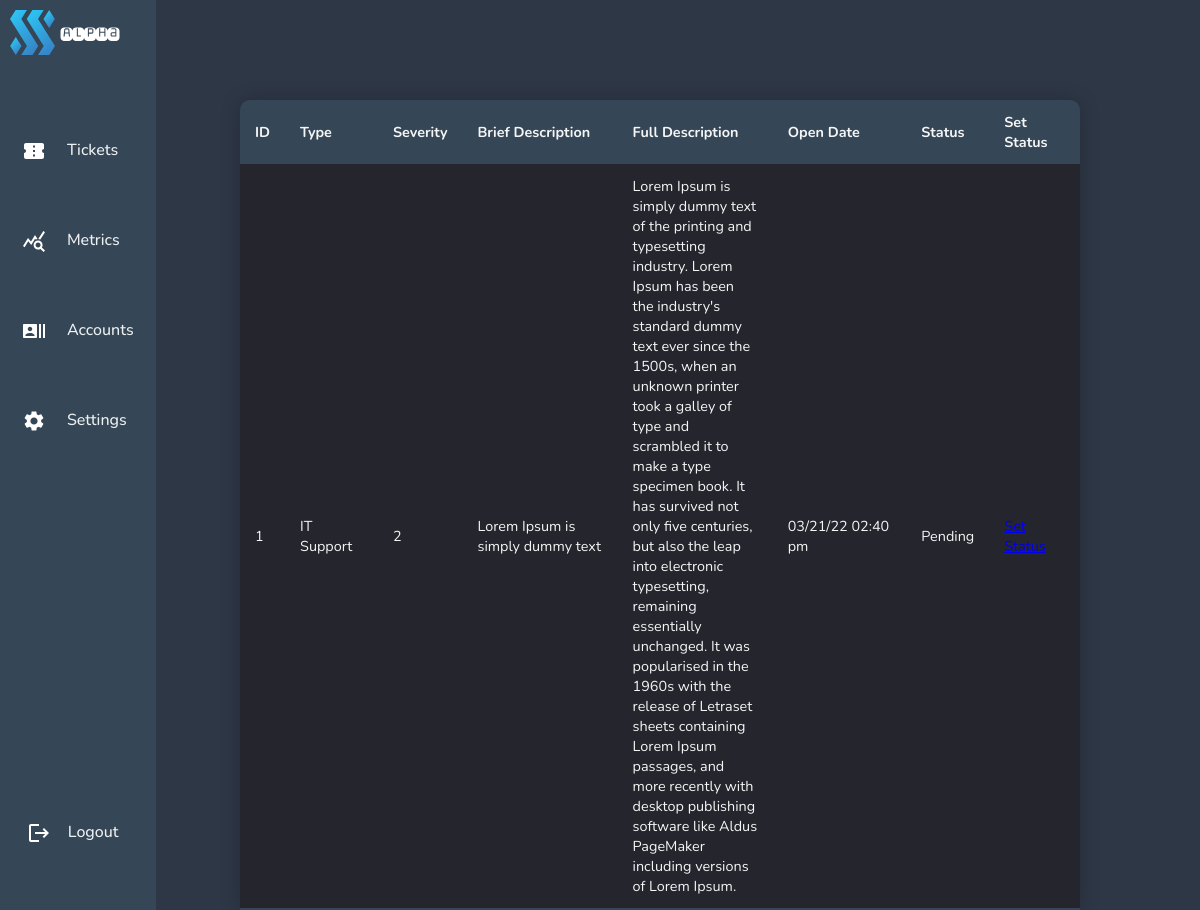
Page /pages/admin-select-ticket.php?id=1 on the earlier database version.
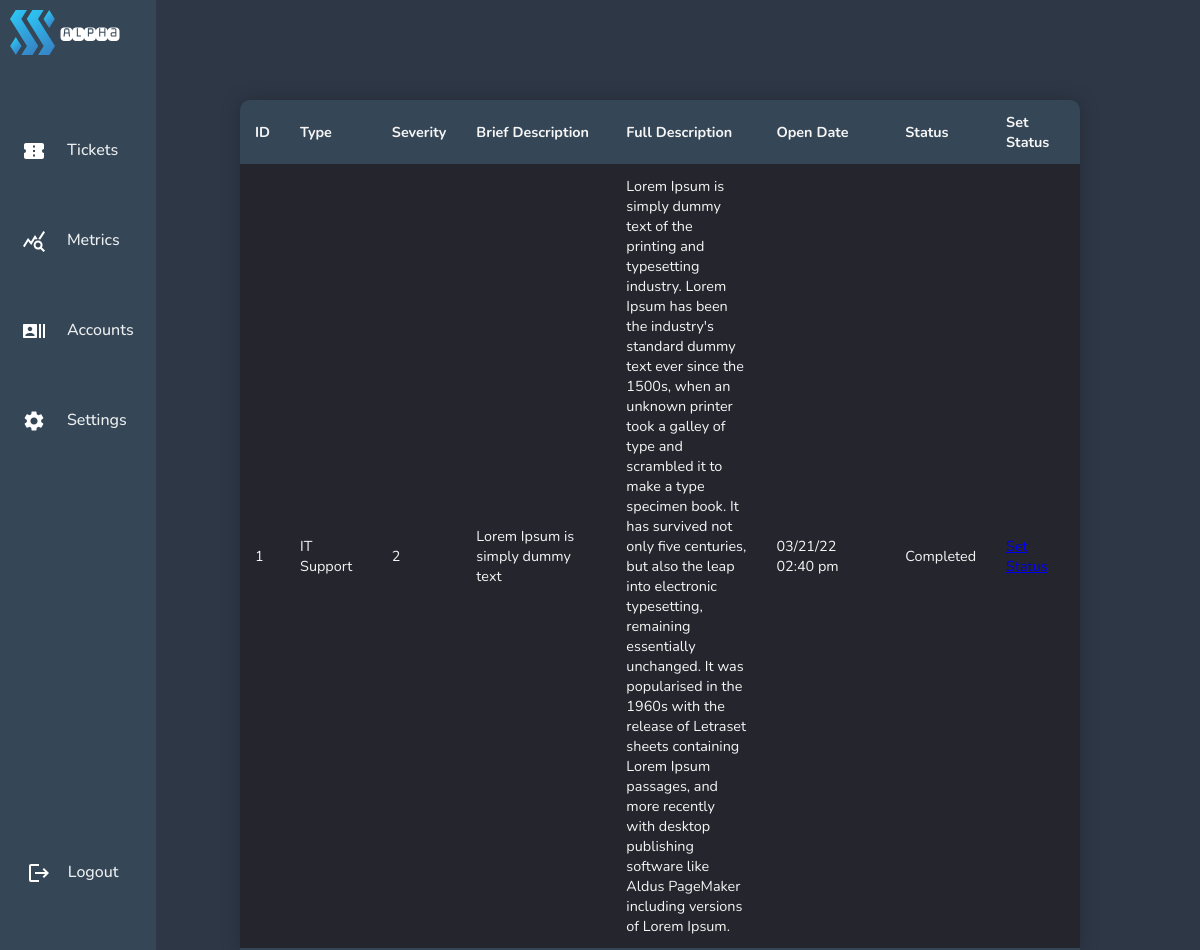
Same page on the later database version.
### tables this page shows
CREATE TABLE "itticket" (
	"id"	INTEGER,
	"user"	INTEGER,
	"type"	TEXT,
	"severity"	BLOB,
	"brief"	INTEGER,
	"full"	TEXT,
	"createdon"	TEXT,
	"status"	TEXT,
	"comment"	TEXT,
	PRIMARY KEY("id")
);

### pages/admin-select-ticket.php (the view, shortened to what this page needs)
<!DOCTYPE html>
<html lang="en">
<head>
    <?php include'../navigation/admindashnavbar.php';
    require ('../config/dbcon.php'); ?>
    <link rel="stylesheet" href="../navigation/admindashnavbar.css">
    <link rel="stylesheet" href="../css/admintickettable.css">
</head>
<body bgcolor="#2E3746">
<div class="full-screen-container">
    <?php
    if(isset($_GET['id'])) {
        $id = $_GET['id'];
        $query = "SELECT * FROM itticket where id=:id ";
        $statement = $conn->prepare($query);
        $data = [':id' => $id];
        $statement->execute($data);
        $statement->setFetchMode(PDO::FETCH_OBJ);
        $result = $statement->fetchAll();
    };
    ?>
    <table class="ticket-table">
        <thead>
        <tr>
            <th>ID</th>
            <th>Type</th>
            <th>Severity</th>
            <th>Brief Description</th>
            <th>Full Description</th>
            <th>Open Date</th>
            <th>Status</th>
            <th>Set Status</th>
        </tr>
        </thead>
        <?php foreach($result as $data) { ?>
            <tr>
                <td><?= $data->id; ?> </td>
                <td><?= $data->type; ?> </td>
                <td><?= $data->severity; ?> </td>
                <td><?= $data->brief; ?> </td>
                <td><?= $data->full; ?> </td>
                <td><?= $data->createdon ?> </td>
                <td><?= $data->status; ?> </td>
                <td>
                    <a href="admin-set-ticket-status.php?id=<?= $data->id; ?>" class="setstatus">Set Status</a>
                </td>
            </tr>
            <?php
        }
        ?>
    </table>
</div>
</body>
</html>

### navigation/admindashnavbar.php (shortened to what this page needs)
<!DOCTYPE html>
    <head>
        <link rel="stylesheet" href="admindashnavbar.css">
    </head>
    <body>
    <div class="navbar">
        <header>
            <a class="logo" href="/"><img src="../images/logo.svg" width="45" height="45" alt="logo"></a>
            <a class="logo2" href="/"><img src="../images/alpha.svg" width="60" height="60" alt="logo"></a>
            <nav>
                <ul class="nav__links">
                    <li><a href="../pages/adminviewticket.php" class="link1">&nbsp;&nbsp;&nbsp;&nbsp;&nbsp;Tickets</a></li>
                    <li><a href="#" class="link2">&nbsp;&nbsp;&nbsp;&nbsp;&nbsp;Metrics</a></li>
                    <li><a href="#" class="link3">&nbsp;&nbsp;&nbsp;&nbsp;&nbsp;Accounts</a></li>
                    <li><a href="#" class="link4">&nbsp;&nbsp;&nbsp;&nbsp;&nbsp;Settings</a></li>
                </ul>
            </nav>
            <a class="cta" href="../pages/home.php">&nbsp;&nbsp;&nbsp;&nbsp;Logout</a>
        </header>
    </div>
    </body>
</html>

### navigation/admindashnavbar.css (style rules this page uses)
* { box-sizing: border-box; margin: 0; padding: 0; }
header { flex-direction: column; height: 100%; width: 13%; top: 0; left: 0; position: fixed; background-color: #354656 ; }
.logo { position: fixed; top: 10px; left: 10px; z-index: 9999; }
.logo2 { position: fixed; top: 4px; left: 60px; }
.nav__links a, .cta, .overlay__content a { display: flex; justify-content: flex-start; font-family: "Nunito", sans-serif; font-size: medium; font-weight: 500; color: #edf0f1; text-decoration: none; }
.link1::before { white-space: normal; content: url("../images/ticketicon.svg"); margin-left: 4px; }
.link2::before { content: url("../images/metricsicon.svg"); margin-left: 4px; }
.link3::before { content: url("../images/accountsicon.svg"); margin-left: 4px; }
.link4::before { content: url("../images/settingsicon.svg"); margin-left: 4px; }
.nav__links { list-style: none; display: flex; flex-direction: column; justify-content: space-between; padding-top: 300px; position: fixed; top: 100px; left: 0px; z-index: 9999; padding: 9px 17px; }
.nav__links li { padding: 30px 20px; padding-left: 1px; }
.nav__links li a { transition: color 0.3s ease 0s; }
.cta { position: fixed; bottom: 50px; left: 10px; z-index: 9999; padding: 9px 17px; background-color: transparent; border: none; border-radius: 15px; cursor: pointer; transition: background-color 0.3s ease 0s; }
.cta:before { content: url("../images/logouticon.svg"); }

### css/admintickettable.css (style rules this page uses)
* { box-sizing: border-box; font-family: "Nunito", sans-serif; }
.ticket-table { table-layout: fixed; margin-top: 100px; margin-left: 20%; margin-right: auto; margin-bottom: 0px; font-size: 0.9em; min-width: 70%; max-width: 70%; border-collapse: collapse; border-radius: 10px 10px 0 0; box-shadow: 0 0 20px rgba(0, 0 ,0, 0.20); overflow: hidden; }
.ticket-table thead tr { background-color: #354656; color: whitesmoke; text-align: left; font-weight: bold; }
.ticket-table th, .ticket-table td { max-width:180px; word-wrap:break-word; padding: 12px 15px; }
.ticket-table tbody tr { border-bottom: 1px solid #354656; color: whitesmoke; }
.ticket-table tbody tr:nth-of-type(odd) { background-color: #24252d; }
.ticket-table tbody tr:last-of-type { border-bottom: 2px solid #354656; }

Differences in the rows shown:
changed itticket "IT Support": status "Pending" → "Completed"
